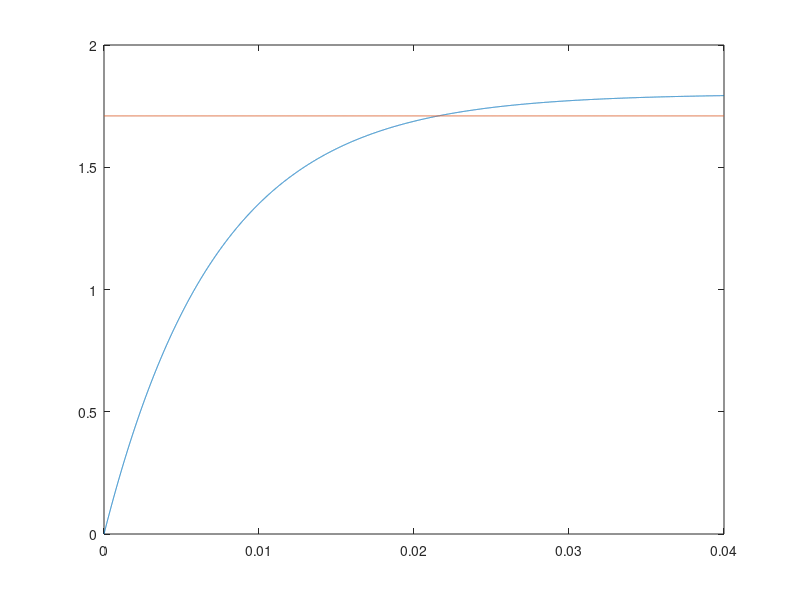

The MATLAB source for this figure:
clc;clear;close all; 
t = linspace(0,40e-3,1e4); %time vector
VDD = 1.8;
Cs = 3e-12;     % max allowed capacitance
Ip = 750e-12;   % max pixel current
%Ip = 50e-12;   % min pixel current
Rp = VDD/Ip;    % apparent resistnace
Rds1 = 0;       % assume 0 for now
tau = (Rp + Rds1)*Cs;   % time constant
Vcs = VDD*(1-exp(-t/(tau))); % voltage accross capacitor

plot(t,Vcs);
hold on
plot(t,0.95*VDD*ones(1,length(t)))